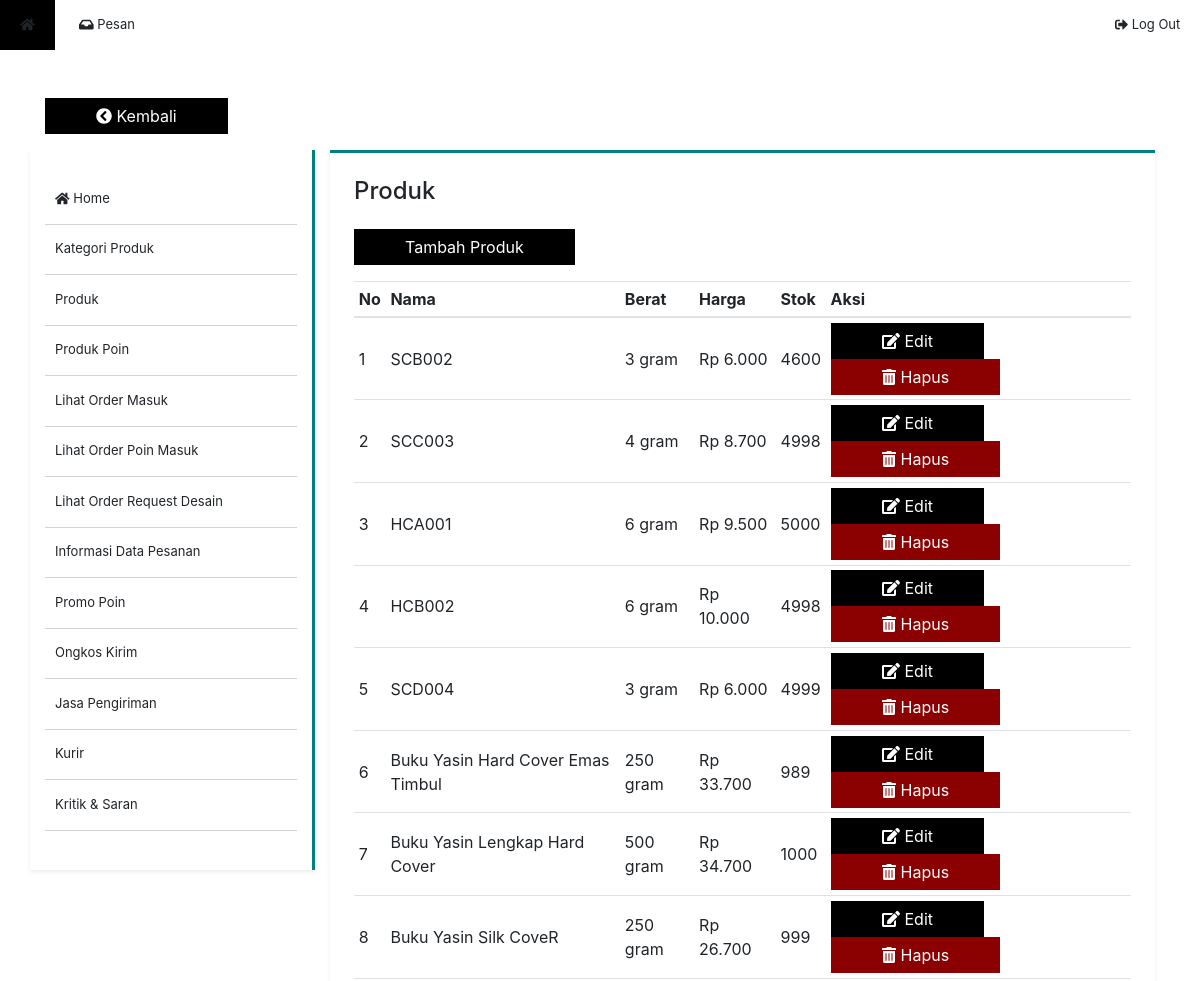
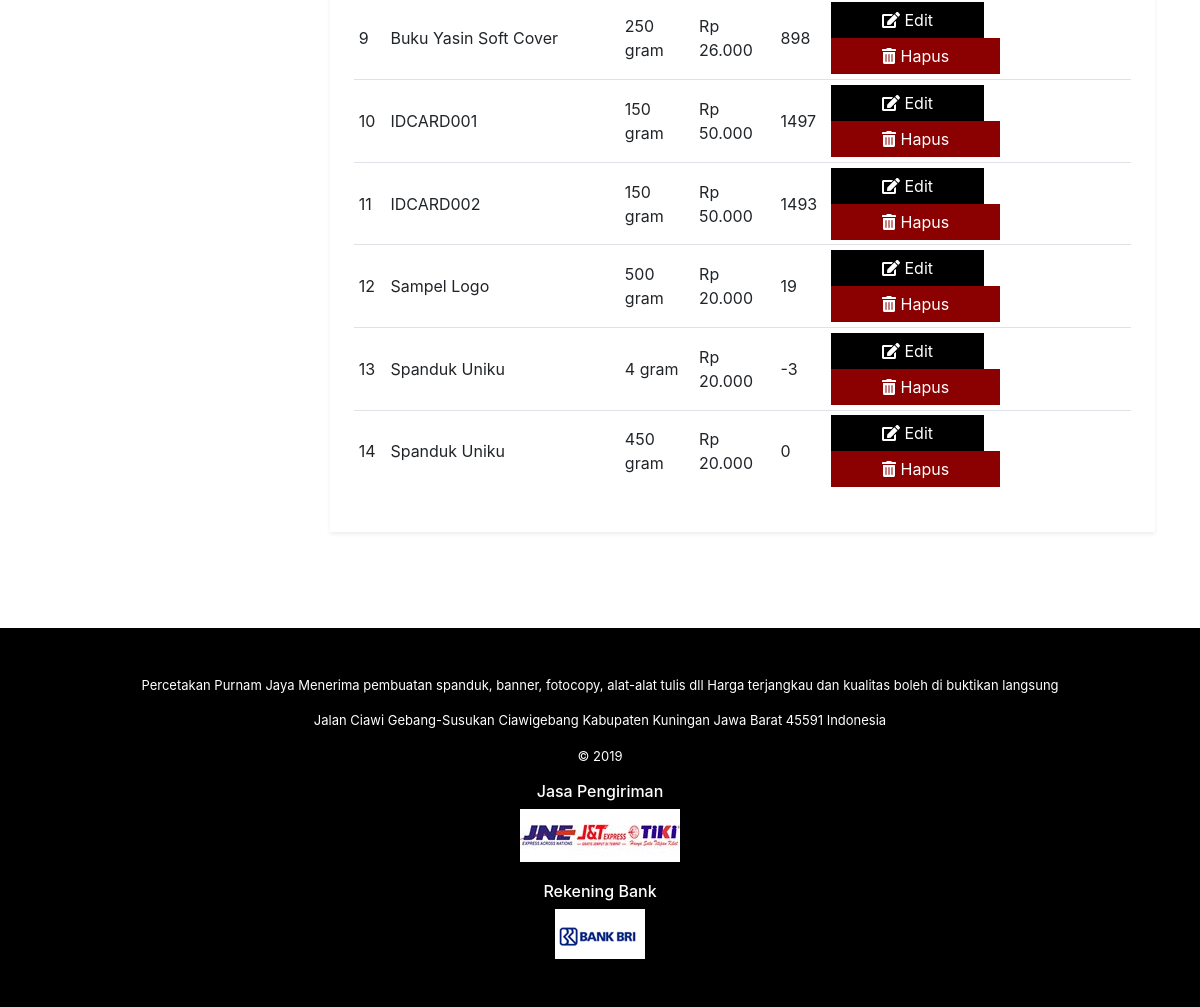
/halaman/data_produk.php (signed in), run on the app's committed database (2 pictures, top to bottom).
### tables this page shows
CREATE TABLE `produk` (
  `idProduk` int(11) NOT NULL,
  `idKategori` int(11) NOT NULL,
  `namaProduk` varchar(50) NOT NULL,
  `deskripsi` text NOT NULL,
  `harga` int(11) NOT NULL,
  `gambar` text NOT NULL,
  `stok` int(11) NOT NULL,
  `berat` int(11) NOT NULL
);

### include/_koneksi.php (called while the page is built, shortened)
<?php
function konversiBerat($berat) {
	if ($berat >= 1000) {
		$berat = $berat / 1000;
		$satuan = "kg";
	} else
		$satuan = "gram";
	return str_replace(".", ",", "$berat $satuan");
}
?>

### halaman/data_produk.php (the view, shortened to what this page needs)
<?php
include("../include/_koneksi.php");
?>
<!DOCTYPE html>
<html lang="en">
<head>
  <link rel="stylesheet" href="../css/bootstrap.css">
  <link rel="stylesheet" href="../css/font-awesome.css">
  <link rel="stylesheet" href="../css/style.css">
</head>
<body>
	<div class="container-fluid px-0">
		<?php include("_menu.php"); ?>
		<div class="konten container mt-5">
			<a href="admin.php" class="tombol tombol-teal mb-3"><i class="fas fa-chevron-circle-left"></i> Kembali</a>
			<div class="row">
				<div class="col-lg-3 col-4 side-menu shadow-sm py-4">
					<?php include("_sidemenu_admin.php"); ?>
				</div>
				<div class="col-lg-9 col-8">
					<div class="bg-white shadow-sm p-4 mb-5" style="border-top: 3px solid teal;">
						<h4>Produk</h4>
						<a href="tambah_produk.php" class="tombol tombol-teal my-3">Tambah Produk</a>
						<div class="table-responsive-lg">
							<table class="table table-sm">
								<thead>
									<tr>
										<th>No</th>
										<th>Nama</th>
										<th>Berat</th>
										<th>Harga</th>
										<th>Stok</th>
										<th>Aksi</th>
									</tr>
								</thead>
								<tbody>
									<?php
									$query = mysqli_query($conn, "SELECT * FROM produk");
									if (mysqli_num_rows($query) > 0) {
										$no = 1;
										while ($data = mysqli_fetch_assoc($query)) {
											echo "<tr>
											<td>$no</td>
											<td>$data[namaProduk]</td>
											<td>" . konversiBerat($data["berat"]) . "</td>
											<td>Rp " . number_format($data["harga"], 0, ".", ".") . "</td>
											<td>$data[stok]</td>
											<td>
												<a class='tombol tombol-teal mr-3' href='edit_produk.php?id=$data[idProduk]'><i class='fas fa-edit'></i> Edit</a>
												<button class='tombol tombol-red' name='hapus[]' id='$data[idProduk]'><i class='fas fa-trash-alt'></i> Hapus</button>
											</td>
											</tr>";
											$no++;
										}
									} else
										echo "<tr>
										<td align='center' colspan='6'>Tidak ada data</td>
										</tr>";
									?>
								</tbody>
							</table>
						</div>
					</div>
				</div>
			</div>
		</div>
		<?php include("_footer.php"); ?>
	</div>
</body>
</html>

### css/style.css (style rules this page uses)
body { background:url(../gambar/bg2.png) repeat; }
a { color: inherit; text-decoration: none; }
.side-menu { background-color: white; border-right: 3px solid teal; height: 100%; }
.tombol { cursor: pointer; display: inline-block; font-weight: 400; text-align: center; white-space: nowrap; vertical-align: middle; -webkit-user-select: none; -moz-user-select: none; -ms-user-select: none; user-select: none; border: 1px solid transparent; padding: 5px 50px; font-size: 1rem; line-height: 1.5; -webkit-transform: perspective(1px) translateZ(0); transform: perspective(1px) translateZ(0); box-shadow: 0 0 1px rgba(0, 0, 0, 0); -webkit-transition-duration: 0.5s; transition-duration: 0.5s; }
.tombol-teal { background-color: black; color: white; }
.tombol-red { background-color: darkred; color: white; }
.table thead tr th, .table tbody tr td { vertical-align: middle; }

### data on the page
produk: namaProduk "SCB002", berat "3 gram", harga "6.000", stok "4600"
produk: namaProduk "SCC003", berat "4 gram", harga "8.700", stok "4998"
produk: namaProduk "HCA001", berat "6 gram", harga "9.500", stok "5000"
produk: namaProduk "HCB002", berat "6 gram", harga "10.000", stok "4998"
produk: namaProduk "SCD004", berat "3 gram", harga "6.000", stok "4999"
produk: namaProduk "Buku Yasin Hard Cover Emas Timbul", berat "250 gram", harga "33.700", stok "989"
produk: namaProduk "Buku Yasin Lengkap Hard Cover", berat "500 gram", harga "34.700", stok "1000"
produk: namaProduk "Buku Yasin Silk CoveR", berat "250 gram", harga "26.700", stok "999"
produk: namaProduk "Buku Yasin Soft Cover", berat "250 gram", harga "26.000", stok "898"
produk: namaProduk "IDCARD001", berat "150 gram", harga "50.000", stok "1497"
produk: namaProduk "IDCARD002", berat "150 gram", harga "50.000", stok "1493"
produk: namaProduk "Sampel Logo", berat "500 gram", harga "20.000", stok "19"
produk: namaProduk "Spanduk Uniku", berat "4 gram", harga "20.000", stok "-3"
produk: namaProduk "Spanduk Uniku", berat "450 gram", harga "20.000", stok "0"
